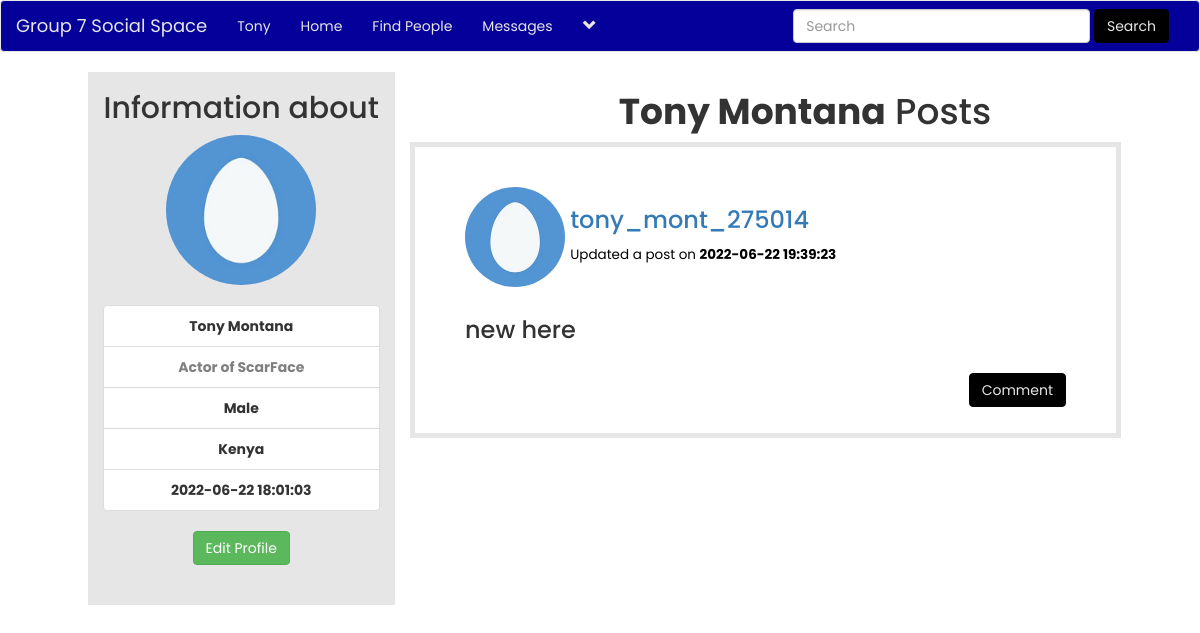
Screenshot of /user_profile.php?u_id=3 (signed in) with the database file from the repository.
### tables this page shows
CREATE TABLE `users` (
  `user_id` int(11) NOT NULL,
  `f_name` text NOT NULL,
  `l_name` text NOT NULL,
  `user_name` text NOT NULL,
  `describe_user` varchar(255) NOT NULL,
  `Relationship` text NOT NULL,
  `user_pass` varchar(255) NOT NULL,
  `user_email` varchar(255) NOT NULL,
  `user_country` text NOT NULL,
  `user_gender` text NOT NULL,
  `user_birthday` text NOT NULL,
  `user_image` varchar(255) NOT NULL,
  `user_cover` varchar(255) NOT NULL,
  `user_reg_date` timestamp NOT NULL DEFAULT current_timestamp(),
  `status` text NOT NULL,
  `posts` text NOT NULL,
  `recovery_account` varchar(255) NOT NULL
);

CREATE TABLE `posts` (
  `post_id` int(11) NOT NULL,
  `user_id` int(11) NOT NULL,
  `post_content` varchar(255) NOT NULL,
  `upload_image` varchar(255) NOT NULL,
  `post_date` timestamp NOT NULL DEFAULT current_timestamp()
);

### user_profile.php (the view, shortened to what this page needs)
<!DOCTYPE html>
<?php
include("includes/header.php");
?>
<html lang="en">
<head>
    <link rel="stylesheet" href="https://maxcdn.bootstrapcdn.com/bootstrap/3.3.7/css/bootstrap.min.css">
    <link rel="stylesheet" href="style/header.css">
    <link rel="stylesheet" href="style/home_style2.css">
</head>
<body>
    <div class="row">
        <?php
            if(isset($_GET['u_id'])) {
                $u_id=$_GET['u_id'];
            }
            if($u_id < 0 || $u_id == "") {
                echo"<script>window.open('home.php', '_self')</script>";
            }else{
        ?>
        <div class="col-sm-12">
            <?php
            if(isset($_GET['u_id'])) {
                global $con;
            }
            ?>
            <?php
                if(isset($_GET['u_id'])){
                    global $con;
                    $user_id = $_GET['u_id'];
                    $select = "select * from users where user_id='$user_id'";
                    $run = mysqli_query($con, $select);
                    $row = mysqli_fetch_array($run);
                    $image = $row['user_image'];
                    $f_name = $row['f_name'];
                    $l_name = $row['l_name'];
                    $describe_user = $row['describe_user'];
                    $gender = $row['user_gender'];
                    $register_date = $row['user_reg_date'];
                    echo"
                        <div class='row'>
                            <div class='col-sm-1'>
                            </div>
                            <center>
                            <div style='background-color:#e6e6e6;' class='col-sm-3'><h2>Information about</h2>
                                <img class='img-circle' src='users/$image' width='150' height='150'><br><br>
                                <ul class='list-group'>
                                    <li class='list-group-item' title='Username'><strong> $f_name $l_name</strong></li>
                                    <li class='list-group-item' title='User Status'><strong style='color:grey;'>$describe_user</strong></li>
                                    <li class='list-group-item' title='Gender'><strong>$gender</strong></li>
                                    <li class='list-group-item' title='Country'><strong>$user_country</strong></li>
                                    <li class='list-group-item' title='User Registeration Date'><strong>$register_date</strong></li>
                                </ul>
                    ";
                    $user = $_SESSION['user_email'];
                    $get_user = "select * from users where user_email='$user'";
                    $run_user = mysqli_query($con, $get_user);
                    $row = mysqli_fetch_array($run_user);
                    $userown_id = $row['user_id'];
                    if($user_id == $userown_id){
                        echo"<a href='edit_profile.php?u_id=$userown_id' class='btn btn-success'/>Edit Profile</a><br><br><br>";
                    }
                    echo"
                        </div>
                        </center>
                    ";
                }
            ?>
            <div class="col-sm-8">
            <center><h1><strong><?php echo"$f_name $l_name"; ?></strong> Posts</h1></center>
            <?php
                global $con;
                if(isset($_GET['u_id'])){
                    $u_id = $_GET['u_id'];
                }
                $get_posts = "select * from posts where user_id='$u_id' ORDER by 1 DESC LIMIT 5";
                $run_posts = mysqli_query($con, $get_posts);
                while($row_posts = mysqli_fetch_array($run_posts)){
                    $post_id = $row_posts['post_id'];
                    $user_id = $row_posts['user_id'];
                    $content = $row_posts['post_content'];
                    $upload_image = $row_posts['upload_image'];
                    $post_date = $row_posts['post_date'];
                    $user = "select * from users where user_id='$user_id' AND posts='yes'";
                    $run_user = mysqli_query($con, $user);
                    $row_user = mysqli_fetch_array($run_user);
                    $user_name = $row_user['user_name'];
                    $user_image = $row_user['user_image'];
                    if($content == "No" && strlen($upload_image) >= 1 ){
                        echo"
                            <div id='own_posts'>
                                <div class='row'>
                                    <div class='col-sm-2'>
                                        <p><img src='users/$user_image' class='img-circle' width='100px' height='100px'></p>
                                    </div>
                                    <div class='col-sm-6'>
                                        <h3>
                                            <a style='text-decoration:none;cursor:pointer;color:#3897f0;'
                                            href='user_profile.php?u_id=$user_id'>$user_name</a>
                                        </h3>
                                        <h4>
                                            <small style='color:black;'>Updated a post on <strong>$post_date</strong></small>
                                        </h4>
                                    </div>
                                    <div class='col-sm-4'>
                                    </div>
                                </div>
                                <div class='row'>
                                    <div class='col-sm-12'>
                                        <img id='posts-img' src='imagepost/$upload_image' style='height:350px;'>
                                    </div>
                                </div><br>
                                <a href='single.php?post_id=$post_id' style='float: right;'>
                                    <button class='btn btn-success'>View</button>
                                </a>
                                <a href='functions/delete_post.php?post_id=$post_id' style='float:right;'>
                                    <button class='btn btn-danger'>Delete</button>
                                </a>
                            </div><br><br>
                        ";
                    }
                    else{
                        echo"
                            <div id='own_posts'>
                                <div class='row'>
                                    <div class='col-sm-2'>
                                        <p><img src='users/$user_image' class='img-circle' width='100px' height='100px'></p>
                                    </div>
                                    <div class='col-sm-6'>
                                        <h3><a style='text-decoration:none; cursor:pointer;color #3897f0;' href='user_profile.php?u_id=$user_id'>$user_name</a></h3>
                                        <h4><small style='color:black;'>Updated a post on <strong>$post_date</strong></small></h4>
                                    </div>
                                    <div class='col-sm-4'></div>
                                </div>
                                <div class='row'>
                                    <div class='col-sm-12'>
                                        <h3><p>$content</p></h3>
                                    </div>
                                </div><br>
                                <a href='single.php?post_id=$post_id' style='float:right;'>
                                    <button class='btn btn-info'>Comment</button>
                                </a><br>
                            </div><br><br>
                        ";
                    }
                }
            ?>
            </div>
        </div>
    </div>
    <?php } ?>
</body>
</html>

### includes/header.php (shortened to what this page needs)
<?php
include("functions/functions.php");
?>
<nav class="navbar navbar-default">
	<div class="container-fluid">
		<div class="navbar-header">
			<a class="navbar-brand" href="home.php">Group 7 Social Space</a>
		</div>
		<div class="collapse navbar-collapse" id="bs-example-navbar-collapse-1">
	      <ul class="nav navbar-nav">
	      	<?php
			$user = $_SESSION['user_email'];
			$get_user = "select * from users where user_email='$user'";
			$run_user = mysqli_query($con,$get_user);
			$row=mysqli_fetch_array($run_user);
			$user_id = $row['user_id'];
			$first_name = $row['f_name'];
			$user_country = $row['user_country'];
			$user_posts = "select * from posts where user_id='$user_id'";
			$run_posts = mysqli_query($con,$user_posts);
			$posts = mysqli_num_rows($run_posts);
			?>
	        <li><a href='profile.php?<?php echo "u_id=$user_id" ?>'><?php echo "$first_name"; ?></a></li>
	       	<li><a href="home.php">Home</a></li>
			<li><a href="members.php">Find People</a></li>
			<li><a href="messages.php?u_id=new">Messages</a></li>
            <?php
                echo"
                <li class='dropdown'>
                    <a href='#' class='dropdown-toggle' data-toggle='dropdown' role='button' aria-haspopup='true' aria-expanded='false'><span><i class='glyphicon glyphicon-chevron-down'></i></span></a>
                    <ul class='dropdown-menu'>
                        <li>
                            <a href='my_post.php?u_id=$user_id'>My Posts <span class='badge badge-secondary'>$posts</span></a>
                        </li>
                        <li>
                            <a href='edit_profile.php?u_id=$user_id'>Edit Account</a>
                        </li>
                        <li role='separator' class='divider'></li>
                        <li>
                            <a href='logout.php'>Logout</a>
                        </li>
                    </ul>
                </li>
                ";
            ?>
			</ul>
            <ul class="nav navbar-nav navbar-right">
				<li class="dropdown">
					<form class="navbar-form navbar-left" method="get" action="results.php">
						<div class="form-group">
							<input type="text" class="form-control" name="user_query" placeholder="Search">
						</div>
						<button type="submit" class="btn btn-info" name="search">Search</button>
					</form>
				</li>
			</ul>
		</div>
	</div>
</nav>

### style/header.css (style rules this page uses)
.navbar-default { background-color: hsl(242, 100%, 30%); }
.navbar-default .navbar-brand:focus, .navbar-default .navbar-brand { color: hsl(0, 0%, 90%); background-color: transparent; }
.navbar-default .navbar-nav>li>a { color: hsl(0, 0%, 90%); }
.btn-info { color: hsl(0, 0%, 90%); background-color: hsl(0, 100%, 0%); border-color: hsl(0, 100%, 0%); }

### style/home_style2.css (style rules this page uses)
body { font-family: 'Poppins'; overflow-x: hidden; }

### user_profile.php (style rules this page uses)
#own_posts { border: 5px solid #e6e6e6; padding: 40px 50px; width: 90%; }

### rows the page displays
users: f_name "Tony", user_image (picture), l_name "Montana", describe_user "Actor of ScarFace", user_gender "Male", user_country "Kenya", user_reg_date "2022-06-22 18:01:03"
posts: user.user_image (picture), user.user_name "tony_mont_275014", post_date "2022-06-22 19:39:23", post_content "new here"
